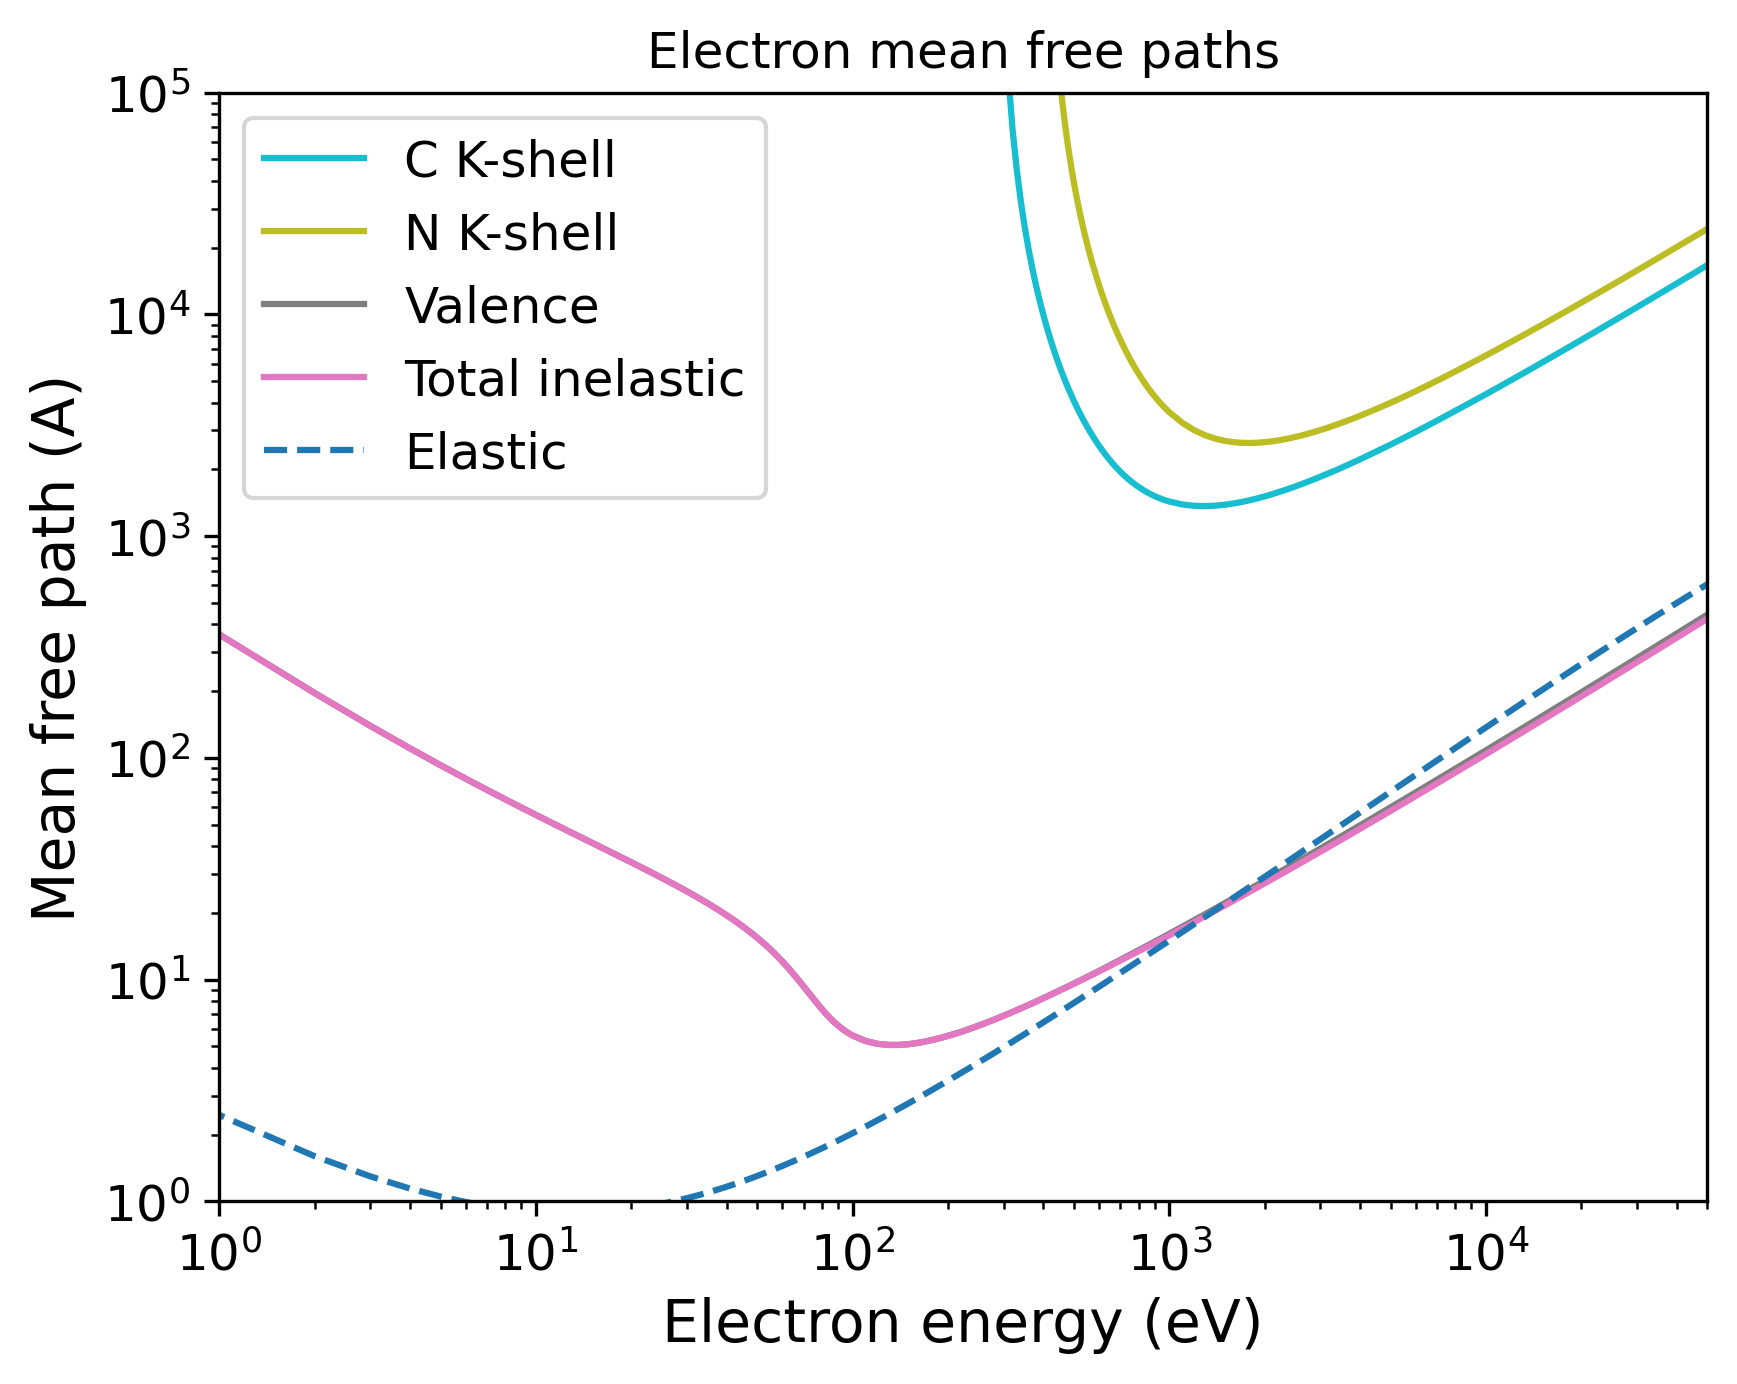

The script that saved this image:
import pandas as pd
import numpy as np
import matplotlib.pyplot as plt
import matplotlib.cm as cm
# Set the format:
plt.xlabel("Electron energy (eV)", fontsize=14)
plt.ylabel("Mean free path (A)", fontsize=14)
plt.xticks(fontsize=12)
plt.yticks(fontsize=12)
plt.grid(False)
# Set the axes:
# Read the output file:
df = pd.read_csv(r"OUTPUT_NC_Electron_IMFP.dat", sep=r'\s+', header=None, comment="#", skipinitialspace=True)
plt.xscale("log")
plt.yscale("log")
# Prepare the plot:
columns_to_plot = [ 1, 2, 3, 4]
labels = [ "C K-shell", "N K-shell", "Valence", "Total inelastic"]
# Create N distinct colors from a colormap
N = len(columns_to_plot)
colors = plt.cm.tab10(np.linspace(1, 0, 10))
# Set line styles:
linestyles = [ "-", "-", "-", "-"]
for i, col in enumerate(columns_to_plot):
    color = colors[i % len(colors)]
    ls    = linestyles[i % len(linestyles)]
    label = labels[i % len(labels)]
    plt.plot(df.iloc[:, 0], df.iloc[:, col],
    color=color,
    label=label,
    linestyle=ls)
# Add a curve from the second file
df2 = pd.read_csv(r"OUTPUT_NC_Electron_EMFP.dat", sep=r'\s+', header=None, comment="#", skipinitialspace=True)
columns_to_plot2 = [ 3]
labels2 = [ "Elastic"]
# Create second part of the plot:
for col, label in zip(columns_to_plot2, labels2):
    plt.plot(df2.iloc[:, 0], df2.iloc[:, col], label=label, linestyle="--")
plt.xlim(1.00000000,50000.00000000)
plt.ylim(1.00000000,100000.00000000)
plt.title("Electron mean free paths")
plt.legend(loc="best", fontsize=12)
# Save the plot in this format:
plt.savefig("OUTPUT_MFP_electron.png", dpi=300, bbox_inches="tight")
